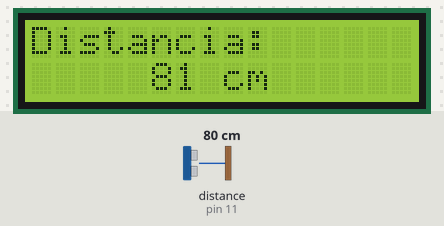
This sketch was run on a simulated Arduino Uno, built with avr-gcc and run on an emulated ATmega328P. Parts: 16×2 character LCD. The test bench sets the inputs (shaded band); at power-on: distance to the obstacle (sensor on pin 11) 80 cm. The echo pulse lasts 58.3 µs per cm; what the sketch prints to the serial monitor is not drawn.

Above: at 1.8 s.
1.9 s: distance to the obstacle (sensor on pin 11) set to 2 cm
At 2.6 s:
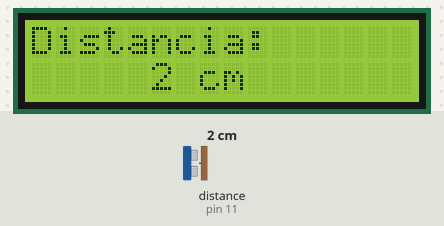
3.8 s: distance to the obstacle (sensor on pin 11) set to 4 cm
At 5.7 s:
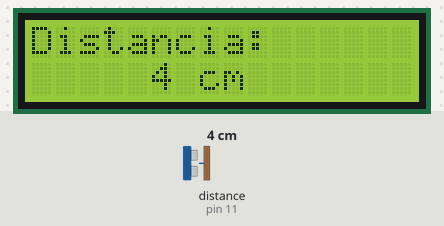
6.1 s: distance to the obstacle (sensor on pin 11) set to 9 cm
At 7.6 s:
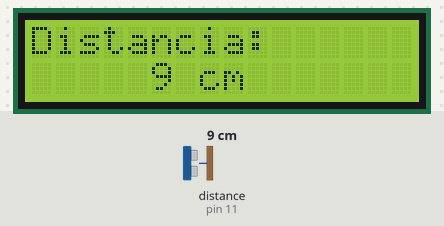
Timing chart, 0 to 9.1 s (numbered marks = the images above; inputs shaded):
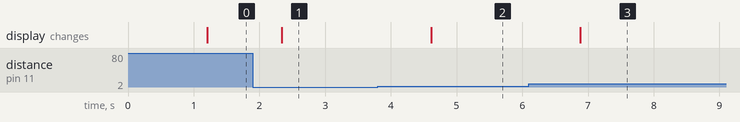

The sketch:

distancia-lcd.ino
```cpp
#include <NewPing.h>


/*Aqui se configuran los pines donde debemos conectar el sensor*/
#define TRIGGER_PIN  12
#define ECHO_PIN     11
#define MAX_DISTANCE 200

#include <DHT11.h>
#include <Wire.h>
#include <LiquidCrystal_I2C.h>

//Crear el objeto lcd  dirección  0x3F y 16 columnas x 2 filas
LiquidCrystal_I2C lcd(0x3F,16,2);  //


int pin=2;
DHT11 dht11(pin);

/*Crear el objeto de la clase NewPing*/
NewPing sonar(TRIGGER_PIN, ECHO_PIN, MAX_DISTANCE);

void setup() {
  Serial.begin(9600);

       // Inicializar el LCD
  lcd.init();

  //Encender la luz de fondo.
  lcd.backlight();
}

void loop() {
  // Esperar 1 segundo entre mediciones
  delay(1000);
  // Obtener medicion de tiempo de viaje del sonido y guardar en variable uS
  int uS = sonar.ping_median();
  // Imprimir la distancia medida a la consola serial
  Serial.print("Distancia: ");
  // Calcular la distancia con base en una constante
  Serial.print(uS / US_ROUNDTRIP_CM);
  Serial.println("cm");


// datos al LCD


             lcd.setCursor(0,0);
  lcd.print("Distancia:");

              lcd.setCursor(5,1);
  lcd.print(uS / US_ROUNDTRIP_CM);
  lcd.print(" cm    ");

// escribe eu en la posicion 15 de la primera linea
 // lcd.setCursor(14,0);
 // lcd.print("cm   ");


}
```

Measured:
- after the input at 1.9 s, the display: changes after 0.44 s (image 1)
- after the input at 3.8 s, the display: changes after 0.81 s (image 2)
- after the input at 6.1 s, the display: changes after 0.78 s (image 3)
